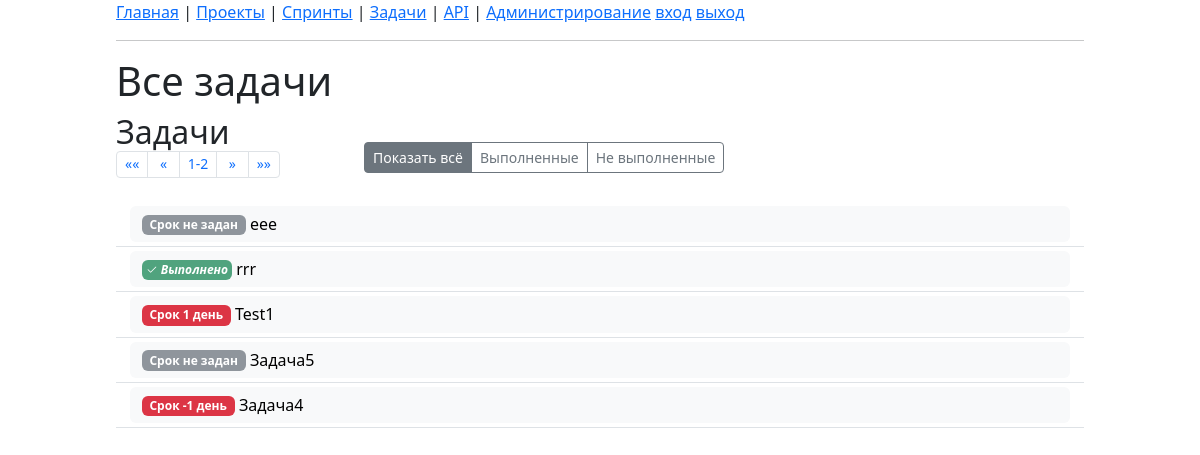
Page /?tasks_f=all&tasks_p=1 on the earlier database version.
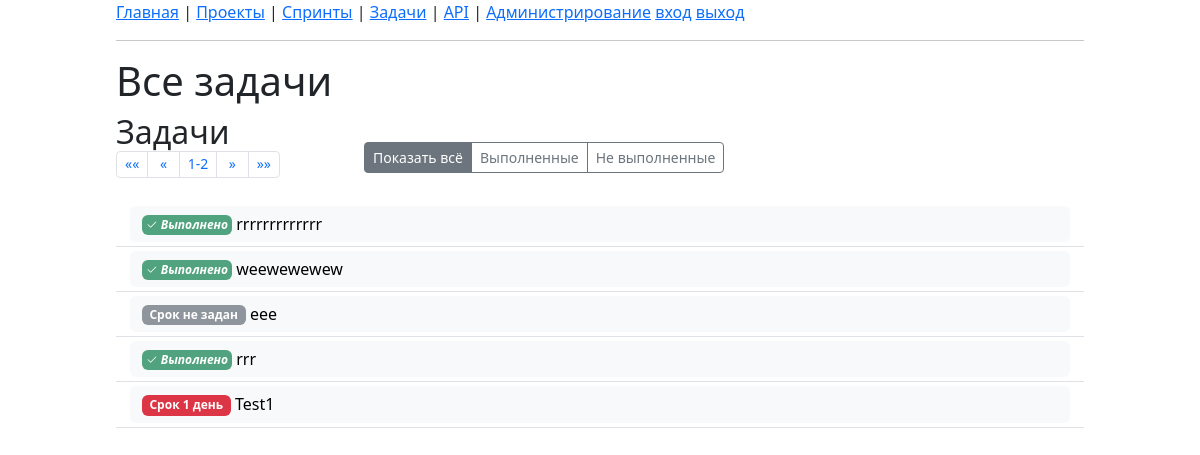
Same page on the later database version.
### app_task/models.py (models this page shows, shortened)
class Task(models.Model):
    objects = TaskManager()
    name = models.CharField(
        help_text="Название задачи", verbose_name="Название", max_length=120
    )
    desc = models.TextField(help_text="Описание задачи", verbose_name="Описание")
    date_beg = models.DateField(
        help_text="Дата создания задачи",
        verbose_name="Создано",
        default=date.today,
    )
    date_end = models.DateField(
        help_text="Дата завершения задачи",
        verbose_name="Завершено",
        null=True,
        blank=True,
    )
    date_max = models.DateField(
        help_text="Планируемая дата завершения задачи",
        verbose_name="План",
        null=True,
        blank=True,
    )
    author = models.ForeignKey(
        help_text="Автор задачи",
        verbose_name="Автор",
        to=get_user_model(),
        on_delete=models.SET_NULL,
        blank=True,
        null=True,
        related_name="author_tasks",
    )
    user = models.ForeignKey(
        help_text="Исполнитель задачи",
        verbose_name="Исполнитель",
        to=get_user_model(),
        on_delete=models.SET_NULL,
        blank=True,
        null=True,
        related_name="user_tasks",
    )
    proj = models.ForeignKey(
        help_text="Проект",
        verbose_name="Проект",
        to="Proj",
        blank=True,
        null=True,
        on_delete=models.SET_NULL,
        related_name="proj_tasks",
    )
    sprint = models.ForeignKey(
        help_text="Спринт",
        verbose_name="Спринт",
        to="Sprint",
        on_delete=models.SET_NULL,
        blank=True,
        null=True,
        related_name="sprint_tasks",
    )
    class META:
        url_name = "tasks"
        url_id = "tasks_id"
        url_page = "tasks_p"
        url_filt = "tasks_f"

### app_task/views.py (the view, shortened to what this page needs)
class Index(TemplateView):
    template_name = "index.html"
    def get(self, request: HttpRequest, *args, **kwargs):
        if not request.user.is_authenticated and self.kwargs["oper"] not in (
            "detail",
            "list",
        ):
            return HttpResponseRedirect(reverse("index"))
        return super().get(request, *args, **kwargs)
    def get_context_data(self, **kwargs):
        context = super().get_context_data(**kwargs)
        objs = []
        match self.kwargs.get("model"), self.kwargs.get("pk"):
            case Proj.META.url_name, 0:
                context["title"] = "Все проекты"
                context["header"] = "Все проекты"
                objs.append(ProjTemplate(self, "list"))
            case Sprint.META.url_name, 0:
                context["title"] = "Все спринты"
                context["header"] = "Все спринты"
                objs.append(SprintTemplate(self, "list"))
            case Task.META.url_name, 0:
                context["title"] = "Все задачи"
                context["header"] = "Все задачи"
                objs.append(TaskTemplate(self, "list"))
            case Proj.META.url_name, _:
                context["title"] = "Просмотр проекта"
                context["header"] = "Просмотр проекта"
                objs.append(ProjTemplate(self, "detail"))
                objs.append(SprintTemplate(self, "list"))
                objs.append(TaskTemplate(self, "list"))
            case Sprint.META.url_name, _:
                context["title"] = "Просмотр спринта"
                context["header"] = "Просмотр спринта"
                objs.append(SprintTemplate(self, "detail"))
                objs.append(TaskTemplate(self, "list"))
            case Task.META.url_name, _:
                context["title"] = "Просмотр задачи"
                context["header"] = "Просмотр задачи"
                objs.append(TaskTemplate(self, "detail"))
                objs.append(TaskStepTemplate(self, "list"))
            case TaskStep.META.url_name, _:
                context["title"] = "Просмотр шага"
                context["header"] = "Просмотр шага"
            case _:
                pass
        try:
            context["details"] = [v.get(self.request) for v in objs]
        except Exception as err:
            text = f"ERROR: {type(err).__name__} - {err}"
            context["details"] = [{"rendered_content": text}]
        return context

### app_task/templatetags/poll_extras.py (called while the page is built)
@register.simple_tag(name="my_g", takes_context=True)
def my_g(context, get_par: str, *args, **kwargs):
    inp = get_par.replace("?", "").replace(" ", "")
    gen = iter(args)
    if "=" in inp:
        out = dict(v.split("=") for v in inp.split("&"))
    else:
        out = {}
    for v in gen:
        out[str(v)] = str(next(gen, ""))
    for k, v in kwargs.items():
        out[str(k)] = str(v)
    if out:
        return "?" + "&".join(map("=".join, out.items()))
    return ""

@register.simple_tag(takes_context=True)
def my_s(context, *args):
    return "".join(map(str, args))

@register.filter
def my_ds(value: int, par):
    lst = str(par).split(",") + ["", ""]
    if isinstance(value, str) and value.isdigit():
        value = int(value)
    elif not isinstance(value, int):
        value = 0
    value = abs(value)
    out = lst[2]
    if 11 <= value <= 14:
        pass
    elif value % 10 == 1:
        out = lst[0]
    elif 2 <= value % 10 <= 4:
        out = lst[1]
    return out

### app_task/templates/index.html (shortened to what this page needs)
{% extends 'base.html' %}
{% block header %}{{ header }}{% endblock header %}
{% block content %}
{% for detail in details %}
    {{ detail.rendered_content }}
{% endfor %}
{% endblock content %}

### app_task/templates/list_task.html (shortened to what this page needs)
{% load poll_extras %}
{% my_hp view.request.user "" as perms %}
<div class="row">
    <div class="h2 align-self-center col-4 col-sm-3">
        Задачи<br>
        {% include "paginate.html" %}
    </div>
    <div class="align-self-center col">
        {% include "buttons.html" with btn_max="items add" model=view.url_name pk=view.kwargs.pk %}
    </div>
</div>
<table class="table table-sm table-hover align-middle">
    <tbody>
    {% for item in data %}
    {% my_hp view.request.user item as perms %}
    <tr>
        <td width=1%>
        </td>
        <td>
            <a href={% url "detail" model=view.url_name pk=item.id %}
            class="btn btn-light w-100 border-0 text-start"
            title="Перейти к задаче">
                {% include "badge.html" with item=item %}
                {{ item.name }}
            </a>
        </td>
        <td width=1%>
        </td>
    </tr>
    {% empty %}
        <span class="pe-none btn border-0">Нет задач</span>
    {% endfor %}
    </tbody>
</table>

### app_task/templates/badge.html
{% load poll_extras %}
{% my_s "Срок " item.days_plan.days|default:0 item.days_plan.days|my_ds:" день, дня, дней" as temp %}
{% if item.date_end %}
    <span class="badge bg-success bg-opacity-75 p-1">
        <i class="bi-check2"> Выполнено</i>
    </span>
{% elif item.days_plan.days > 6 %}
    <span class="badge text-bg-primary">
        {{ temp }}
    </span>
{% elif item.days_plan.days > 2 %}
    <span class="badge text-bg-warning">
        {{ temp }}
    </span>
{% elif item.days_plan.days %}
    <span class="badge text-bg-danger">
        {{ temp }}
    </span>
{% else %}
    <span class="badge bg-secondary bg-opacity-75">
        Срок не задан
    </span>
{% endif %}

Differences in the rows shown:
no longer on this page (row unchanged): Task: shows "Срок не задан", name "Задача5"
no longer on this page (row unchanged): Task: temp "Срок -1 день", name "Задача4"
added Task: date_end "Выполнено", name "rrrrrrrrrrrrr"
added Task: date_end "Выполнено", name "weewewewew"
